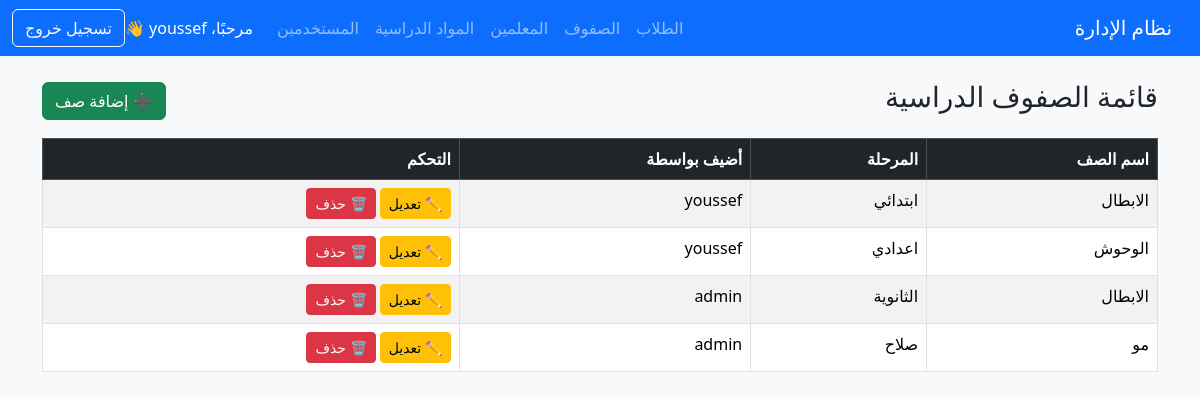
The page /youssef_students_v2/classes/view.php (signed in) on the database its author committed.
### tables this page shows
CREATE TABLE `classes` (
  `id` int(11) NOT NULL,
  `name` varchar(100) NOT NULL,
  `level` varchar(50) DEFAULT NULL,
  `added_by` int(11) DEFAULT NULL
);

CREATE TABLE `users` (
  `id` int(11) NOT NULL,
  `username` varchar(50) NOT NULL,
  `password` varchar(255) NOT NULL,
  `role` varchar(20) DEFAULT 'user'
);

### youssef_students_v2/classes/view.php (the view, shortened to what this page needs)
<?php
include '../includes/header.php';
include '../config/db.php';
$sql = "SELECT c.*, u.username AS added_by_user
        FROM classes c
        LEFT JOIN users u ON c.added_by = u.id";
$result = $conn->query($sql);
?>
<div class="d-flex justify-content-between align-items-center mb-3">
  <h3>قائمة الصفوف الدراسية</h3>
  <a href="add.php" class="btn btn-success">➕ إضافة صف</a>
</div>
<table class="table table-bordered table-striped">
  <thead class="table-dark">
    <tr>
      <th>اسم الصف</th>
      <th>المرحلة</th>
      <th>أضيف بواسطة</th>
      <th>التحكم</th>
    </tr>
  </thead>
  <tbody>
    <?php while($row = $result->fetch_assoc()): ?>
      <tr>
        <td><?= $row['name'] ?></td>
        <td><?= $row['level'] ?></td>
        <td><?= $row['added_by_user'] ?></td>
        <td>
          <a href="edit.php?id=<?= $row['id'] ?>" class="btn btn-sm btn-warning">✏️ تعديل</a>
          <a href="delete.php?id=<?= $row['id'] ?>" class="btn btn-sm btn-danger" onclick="return confirm('هل أنت متأكد؟')">🗑️ حذف</a>
        </td>
      </tr>
    <?php endwhile; ?>
  </tbody>
</table>
</div>
</body>
</html>

### rows shown on the page
classes: name "الابطال", level "ابتدائي", added_by.username "youssef"
classes: name "الوحوش", level "اعدادي", added_by.username "youssef"
classes: name "الابطال", level "الثانوية", added_by.username "admin"
classes: name "مو", level "صلاح", added_by.username "admin"

### other values the page prints
$_SESSION['username'] "youssef"
